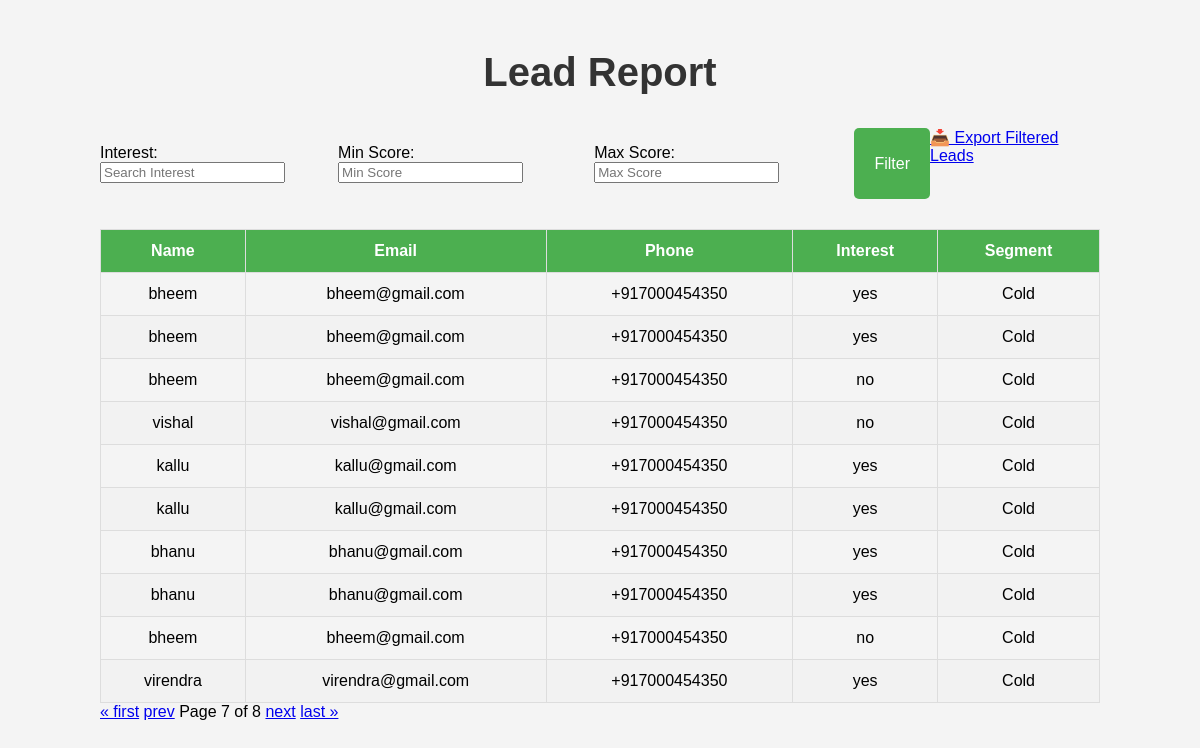
Page /report/?page=7 on the committed database.
### leads/models.py (models this page shows, shortened)
class Lead(models.Model):
    name = models.CharField(max_length=100)
    email = models.EmailField()
    phone = models.CharField(max_length=15)
    interest = models.CharField(max_length=100)
    score = models.IntegerField(default=0)
    segment = models.CharField(max_length=50, blank=True, null=True)
    timestamp = models.DateTimeField(default=timezone.now)  # Timestamp field for when the lead is created

### leads/views.py (the view)
# urls.py: path('report/', views.report_view, name='report'),
def report_view(request):
    leads = Lead.objects.all()
    form = LeadFilterForm(request.GET or None)
    if form.is_valid():
        interest = form.cleaned_data.get('interest')
        min_score = form.cleaned_data.get('min_score')
        max_score = form.cleaned_data.get('max_score')
        if interest:
            leads = leads.filter(interest__icontains=interest)
        if min_score is not None:
            leads = leads.filter(score__gte=min_score)
        if max_score is not None:
            leads = leads.filter(score__lte=max_score)
    paginator = Paginator(leads, 10)
    page_number = request.GET.get('page')
    page_obj = paginator.get_page(page_number)
    return render(request, 'report.html', {'page_obj': page_obj, 'form': form})

### leads/forms.py
class LeadFilterForm(forms.Form):
    interest = forms.CharField(
        required=False,
        label='Interest',
        widget=forms.TextInput(attrs={'class': 'form-control', 'placeholder': 'Search Interest'})
    )
    min_score = forms.IntegerField(
        required=False,
        label='Min Score',
        widget=forms.NumberInput(attrs={'class': 'form-control', 'placeholder': 'Min Score'})
    )
    max_score = forms.IntegerField(
        required=False,
        label='Max Score',
        widget=forms.NumberInput(attrs={'class': 'form-control', 'placeholder': 'Max Score'})
    )

### templates/report.html (shortened to what this page needs)
{% load static %}
<!DOCTYPE html>
<html lang="en">
<head>
    <link rel="stylesheet" href="{% static 'css/report.css' %}">
</head>
<body>
    <div class="container">
        <h2>Lead Report</h2>
        <form method="get" class="filter-form">
            {{ form.as_p }}
            <button type="submit" class="btn">Filter</button>
            <a href="{% url 'export_leads_csv' %}?interest={{ request.GET.interest }}&min_score={{ request.GET.min_score }}&max_score={{ request.GET.max_score }}" class="btn">📥 Export Filtered Leads</a>
        </form>
        <table class="lead-table">
            <thead>
                <tr>
                    <th>Name</th>
                    <th>Email</th>
                    <th>Phone</th>
                    <th>Interest</th>
                    <th>Segment</th>
                </tr>
            </thead>
            <tbody>
                {% for lead in page_obj %}
                <tr>
                    <td>{{ lead.name }}</td>
                    <td>{{ lead.email }}</td>
                    <td>{{ lead.phone }}</td>
                    <td>{{ lead.interest }}</td>
                    <td>{{ lead.segment }}</td>
                </tr>
                {% empty %}
                <tr><td colspan="5">No leads match the filters.</td></tr>
                {% endfor %}
            </tbody>
        </table>
        <div class="pagination">
            {% if page_obj.has_previous %}
                <a href="?page=1">&laquo; first</a>
                <a href="?page={{ page_obj.previous_page_number }}">prev</a>
            {% endif %}
            <span>Page {{ page_obj.number }} of {{ page_obj.paginator.num_pages }}</span>
            {% if page_obj.has_next %}
                <a href="?page={{ page_obj.next_page_number }}">next</a>
                <a href="?page={{ page_obj.paginator.num_pages }}">last &raquo;</a>
            {% endif %}
        </div>
    </div>
</body>
</html>

### static/css/report.css (style rules this page uses)
body { font-family: Arial, sans-serif; background-color: #f4f4f4; margin: 0; padding: 0; }
h2 { text-align: center; font-size: 2.5rem; margin-top: 30px; color: #333; }
.container { width: 90%; max-width: 1000px; margin: 0 auto; padding: 20px; }
.filter-form { display: flex; justify-content: center; margin-bottom: 30px; }
.filter-form button { padding: 12px 20px; background-color: #4CAF50; color: white; border: none; border-radius: 5px; font-size: 1rem; cursor: pointer; transition: background-color 0.3s ease; }
.lead-table { width: 100%; border-collapse: collapse; margin-top: 20px; border: 1px solid #ccc; }
.lead-table th, .lead-table td { padding: 12px; text-align: center; border: 1px solid #ddd; }
.lead-table th { background-color: #4CAF50; color: white; }
.lead-table tr:nth-child(even) { background-color: #f2f2f2; }

### rows in the picture
Lead: name "bheem", email "bheem@gmail.com", phone "+917000454350", interest "yes", segment "Cold"
Lead: name "bheem", email "bheem@gmail.com", phone "+917000454350", interest "yes", segment "Cold"
Lead: name "bheem", email "bheem@gmail.com", phone "+917000454350", interest "no", segment "Cold"
Lead: name "vishal", email "vishal@gmail.com", phone "+917000454350", interest "no", segment "Cold"
Lead: name "kallu", email "kallu@gmail.com", phone "+917000454350", interest "yes", segment "Cold"
Lead: name "kallu", email "kallu@gmail.com", phone "+917000454350", interest "yes", segment "Cold"
Lead: name "bhanu", email "bhanu@gmail.com", phone "+917000454350", interest "yes", segment "Cold"
Lead: name "bhanu", email "bhanu@gmail.com", phone "+917000454350", interest "yes", segment "Cold"
Lead: name "bheem", email "bheem@gmail.com", phone "+917000454350", interest "no", segment "Cold"
Lead: name "virendra", email "virendra@gmail.com", phone "+917000454350", interest "yes", segment "Cold"

### other values in the picture
{{ page_obj.number }} "7"
{{ page_obj.paginator.num_pages }} "8"
